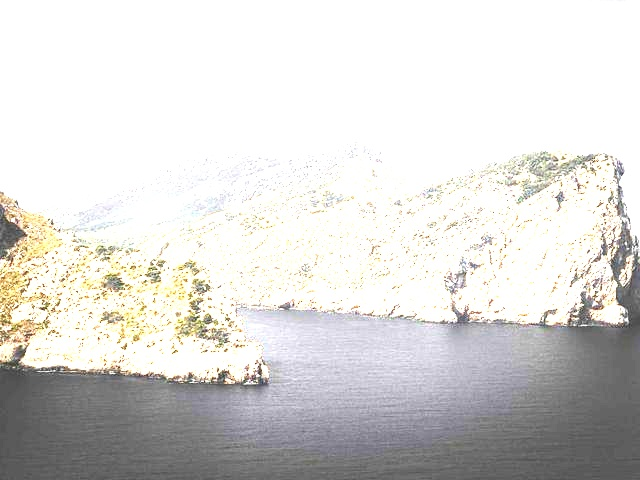
#> input picture dataset/images/blind_test_batch/[EXPECT_BAD_EXPOSURE]_sample0.jpg, 640 x 480 px; its folder holds only this picture in this run
$ python -i false_negatives.py   (imports and definitions only)   (older library calls are emulated)
#> lines starting #> are read from the running program, lines starting #| are printed output that depends on the picture; after the words box and inside, x2 and y2 are one past the last pixel; in counts of white or black regions, pixels touching at a corner belong together
import cv2
import numpy as np
import os

# --- CONFIG ---
PATH_APROVADAS = "dataset/approveds/"
MODEL_PATH = "technical_model.xml"

def extract_features(image_path):

    img = cv2.imread(image_path)
#> img is the input picture: shape (480, 640, 3); mean B, G, R 213.9, 216.2, 217.4
    if img is None: return None

    h, w = img.shape[:2]
#> h = 480; w = 640
    max_dim = 640
    if max(h, w) > max_dim:
        scale = max_dim / float(max(h, w))
        new_w, new_h = int(w * scale), int(h * scale)
        img = cv2.resize(img, (new_w, new_h), interpolation=cv2.INTER_AREA)

    gray = cv2.cvtColor(img, cv2.COLOR_BGR2GRAY)
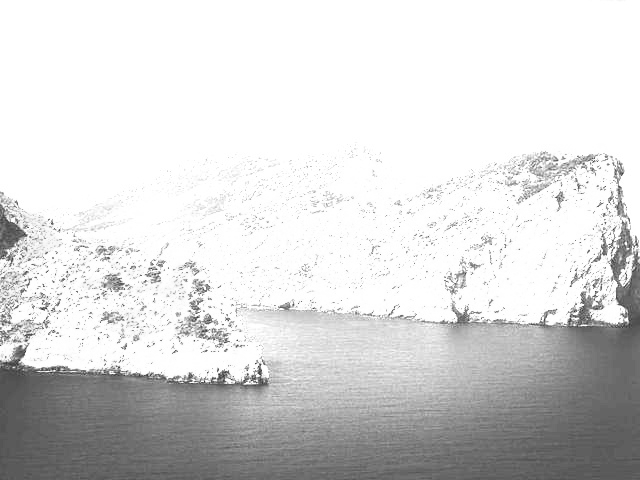
#> gray: shape (480, 640); min 47, max 255, mean 216.3
    total_pixels = gray.size
#> total_pixels = 307200

    # Features
     # Sharpness
    laplacian_var = cv2.Laplacian(gray, cv2.CV_64F)
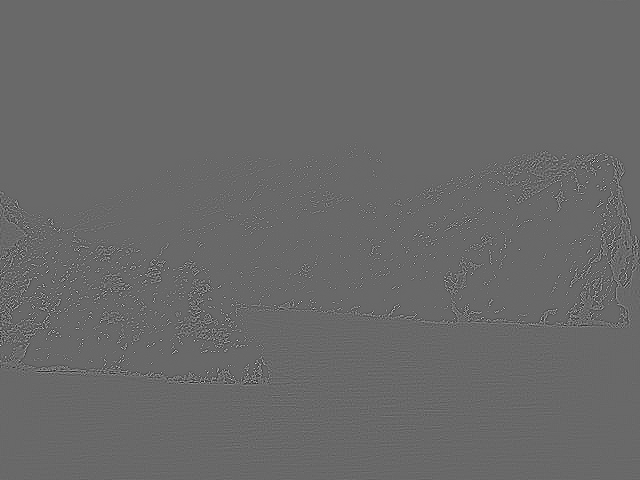
#> laplacian_var: shape (480, 640) float64; min -437, max 623, mean 0; drawn with min black and max white
    stddev = cv2.meanStdDev(laplacian_var)
#> stddev = ([-0.00525], [41.19])
    sharpness = stddev[0].item() ** 2
#> sharpness = 2.75e-05

        # Edges
    mean_val = np.mean(gray)
#> mean_val = 216.3
    std_val = np.std(gray)
#> std_val = 57.65
    lower_threshold = max(0, mean_val - std_val)
#> lower_threshold = 158.7
    upper_threshold = min(255, mean_val + std_val)
#> upper_threshold = 255
    edges = cv2.Canny(gray, int(lower_threshold), int(upper_threshold))
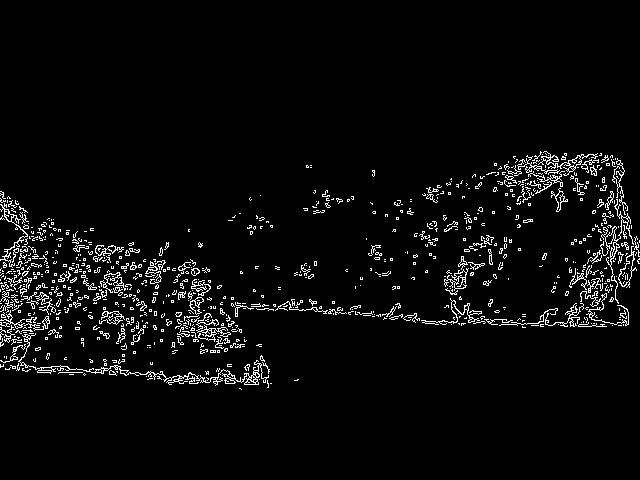
#> edges: shape (480, 640); 4.1% white in thin lines or dots, all inside (x1, y1, x2, y2) = (0, 151, 640, 390)
    edge_density = (np.count_nonzero(edges) / total_pixels) * 100.0
#> edge_density = 4.09

        # Exposure
    hist = cv2.calcHist([gray], [0] , None, [256], [0, 256])
#> hist = 256 values, max 128885 at index 255, min 0 at index 0, mean 1200
    exposure_ratio = (np.sum(hist[:31]) + np.sum(hist[225:])) / total_pixels
#> exposure_ratio = 0.669

        # Gradient
    grad_x  = cv2.Sobel(gray, cv2.CV_32F, 1, 0 , ksize=3)
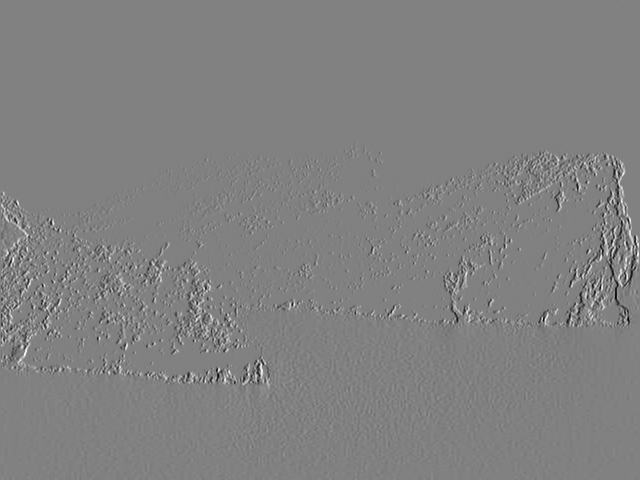
#> grad_x: shape (480, 640) float32; min -709, max 692, mean 0; drawn with min black and max white
    grad_y  = cv2.Sobel(gray, cv2.CV_32F, 0, 1 , ksize=3)
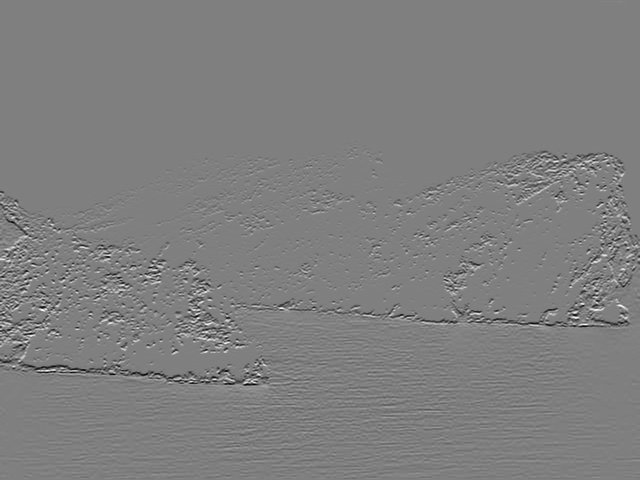
#> grad_y: shape (480, 640) float32; min -700, max 696, mean -2.6; drawn with min black and max white
    magnitude = cv2.magnitude(grad_x, grad_y)
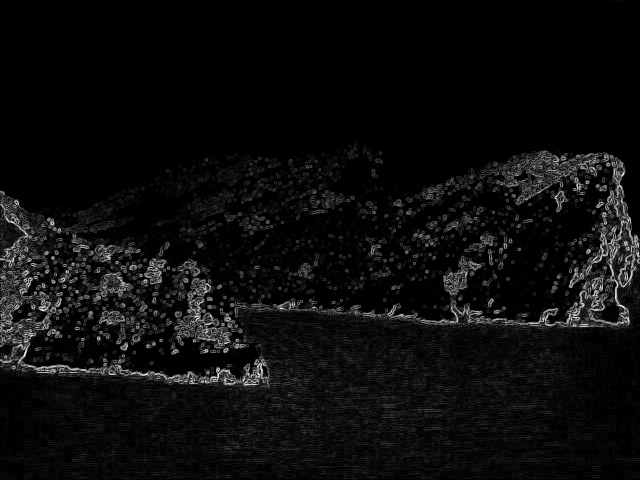
#> magnitude: shape (480, 640) float32; min 0, max 762.7, mean 37.8; drawn with min black and max white
    mean_magnitude = np.mean(magnitude)
#> mean_magnitude = 37.78

        # Entropy
    hist_norm = hist.ravel() / total_pixels
#> hist_norm = 256 values, max 0.42 at index 255, min 0 at index 0, mean 0.00391
    hist_norm = hist_norm[hist_norm > 0]
#> hist_norm = 208 values, max 0.42 at index 207, min 3.26e-06 at index 0, mean 0.00481
    entropy = -np.sum(hist_norm * np.log2(hist_norm))
#> entropy = 4.67

    ratio = np.tanh(sharpness / (edge_density * 50.0 + 1.0))
#> ratio = 1.34e-07

    return [sharpness, edge_density, entropy, mean_magnitude, exposure_ratio, ratio]

# [52 lines left out: function find_the_culprits, not called in this run]

# [2 lines not run here, left out]

>>> result = extract_features('../dataset/images/blind_test_batch/[EXPECT_BAD_EXPOSURE]_sample0.jpg')
#> result = [2.75e-05, 4.09, 4.67, 37.78, 0.669, 1.34e-07]

$ run again, on dataset/images/blind_test_batch/[EXPECT_BAD_EXPOSURE]_sample1.jpg
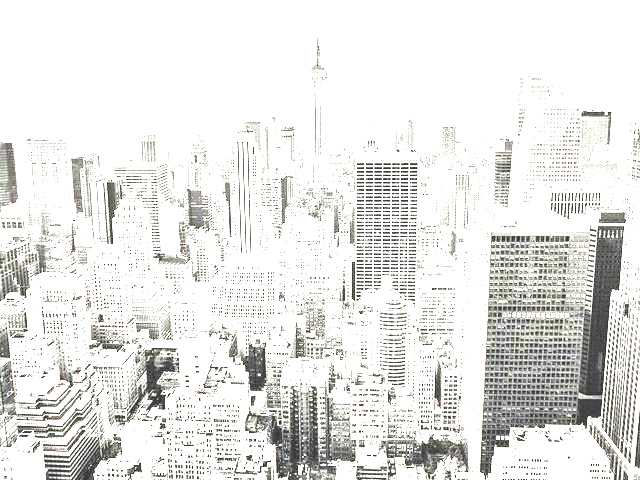
#> input picture dataset/images/blind_test_batch/[EXPECT_BAD_EXPOSURE]_sample1.jpg, 640 x 480 px
#> in extract_features, img is the input picture: shape (480, 640, 3); mean B, G, R 227.8, 230, 230
#> stddev = ([0.00936], [100.3])
#> sharpness = 8.75e-05
#> mean_val = 229.8
#> std_val = 51.77
#> lower_threshold = 178
#> upper_threshold = 255
#> in extract_features, `edges = cv2.Canny(gray, int(lower_threshold), int(upper_threshold))`:
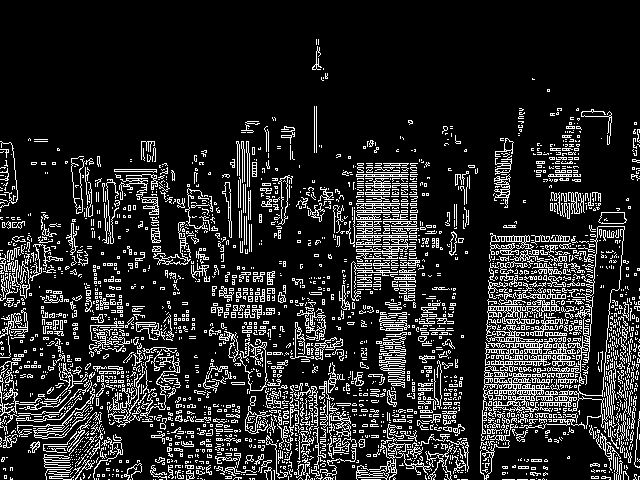
#> edges: shape (480, 640); 15.1% white in thin lines or dots
#> edge_density = 15.09
#> hist = 256 values, max 166234 at index 255, min 0 at index 0, mean 1200
#> exposure_ratio = 0.787
#> in extract_features, `magnitude = cv2.magnitude(grad_x, grad_y)`:
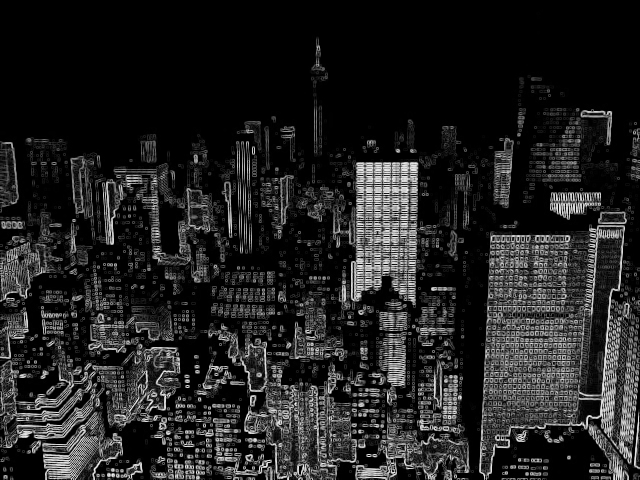
#> magnitude: shape (480, 640) float32; min 0, max 895.2, mean 121.1; drawn with min black and max white
#> mean_magnitude = 121.1
#> in extract_features, `hist_norm = hist.ravel() / total_pixels`: hist_norm = 256 values, max 0.541 at index 255, min 0 at index 0, mean 0.00391
#> in extract_features, `hist_norm = hist_norm[hist_norm > 0]`: hist_norm = 216 values, max 0.541 at index 215, min 3.26e-06 at index 0, mean 0.00463
#> entropy = 3.72
#> ratio = 1.16e-07
#> result = [8.75e-05, 15.09, 3.72, 121.1, 0.787, 1.16e-07]

$ run again, on dataset/images/blind_test_batch/[EXPECT_BAD_EXPOSURE]_sample3.jpg
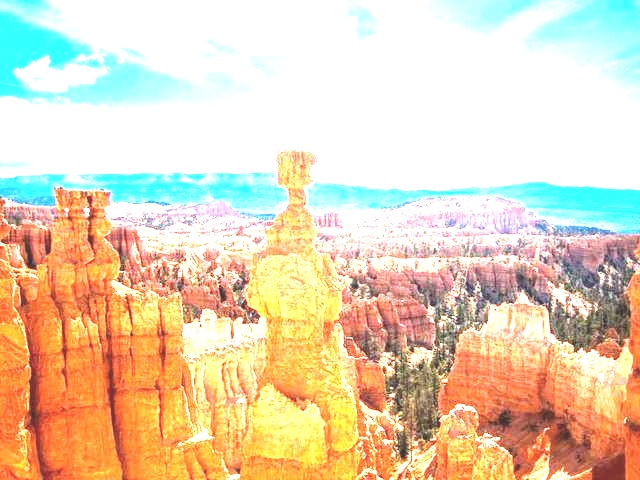
#> input picture dataset/images/blind_test_batch/[EXPECT_BAD_EXPOSURE]_sample3.jpg, 640 x 480 px
#> in extract_features, img is the input picture: shape (480, 640, 3); mean B, G, R 183.1, 211.1, 230.2
#> stddev = ([0.00295], [36.52])
#> sharpness = 8.68e-06
#> mean_val = 213.6
#> std_val = 45.94
#> lower_threshold = 167.7
#> upper_threshold = 255
#> in extract_features, `edges = cv2.Canny(gray, int(lower_threshold), int(upper_threshold))`:
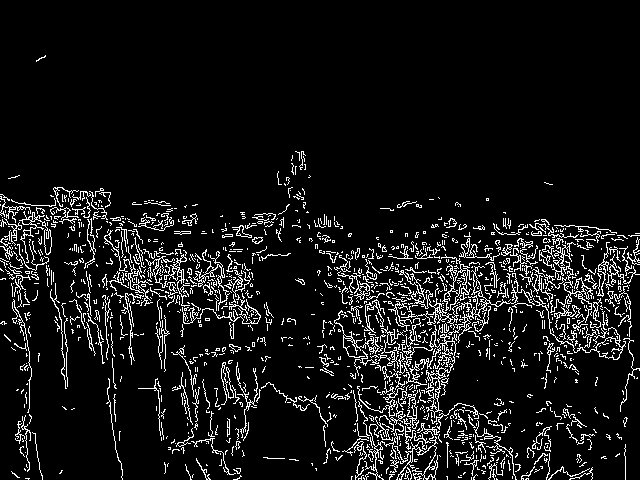
#> edges: shape (480, 640); 8.3% white in thin lines or dots, all inside (x1, y1, x2, y2) = (0, 55, 640, 480)
#> edge_density = 8.28
#> hist = 256 values, max 83473 at index 255, min 0 at index 0, mean 1200
#> exposure_ratio = 0.533
#> in extract_features, `magnitude = cv2.magnitude(grad_x, grad_y)`:
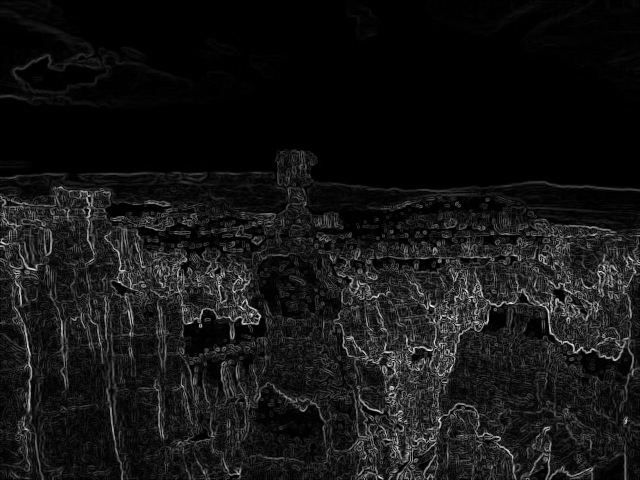
#> magnitude: shape (480, 640) float32; min 0, max 786.9, mean 65; drawn with min black and max white
#> mean_magnitude = 65.02
#> in extract_features, `hist_norm = hist.ravel() / total_pixels`: hist_norm = 256 values, max 0.272 at index 255, min 0 at index 0, mean 0.00391
#> in extract_features, `hist_norm = hist_norm[hist_norm > 0]`: hist_norm = 209 values, max 0.272 at index 208, min 3.26e-06 at index 0, mean 0.00478
#> entropy = 6.02
#> ratio = 2.09e-08
#> result = [8.68e-06, 8.28, 6.02, 65.02, 0.533, 2.09e-08]
